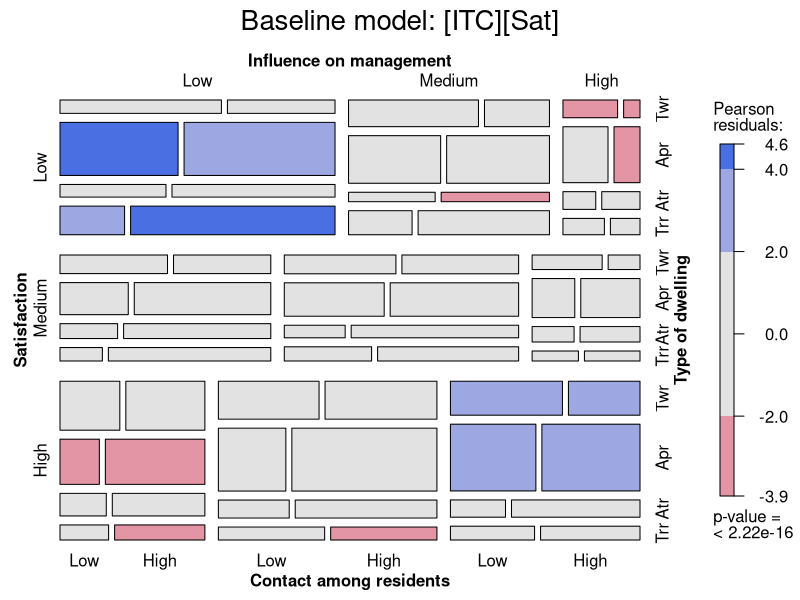
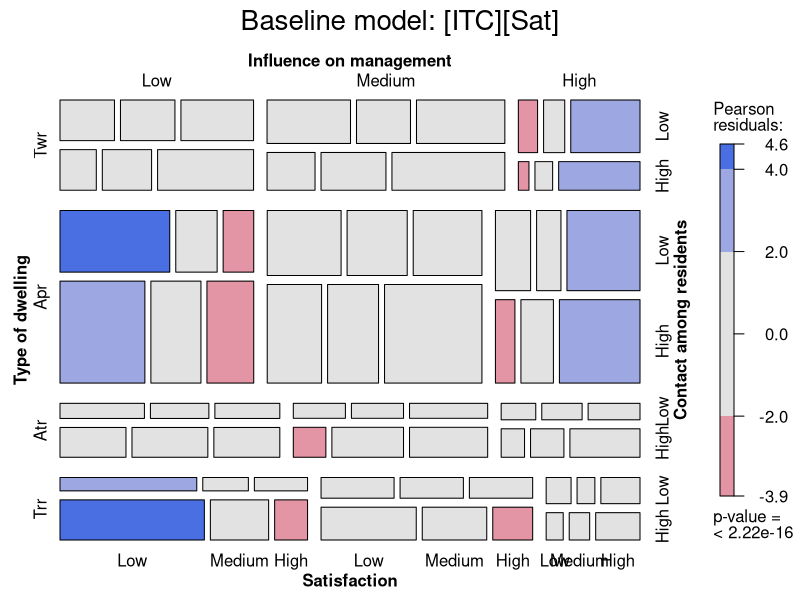
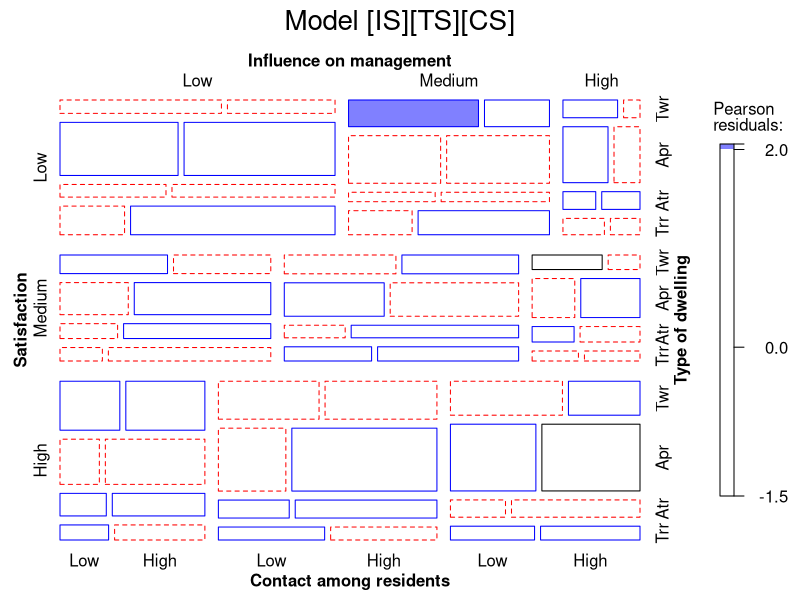
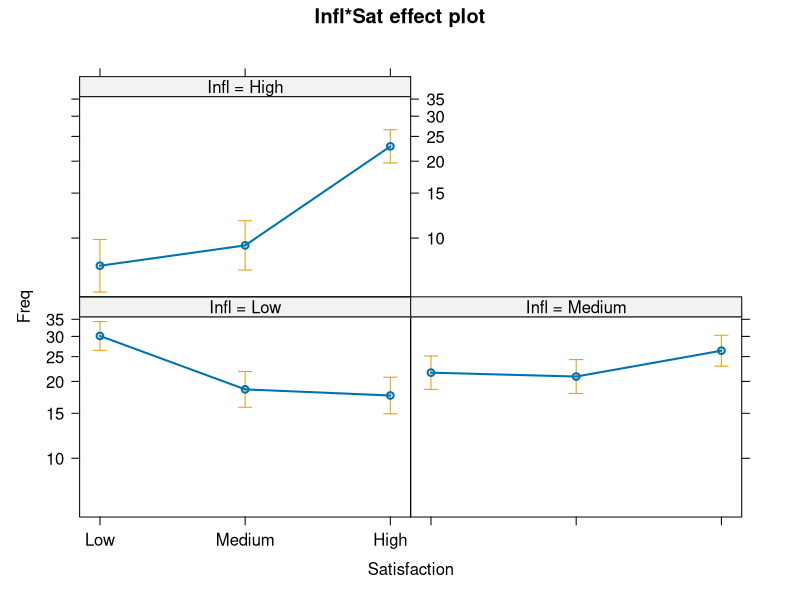
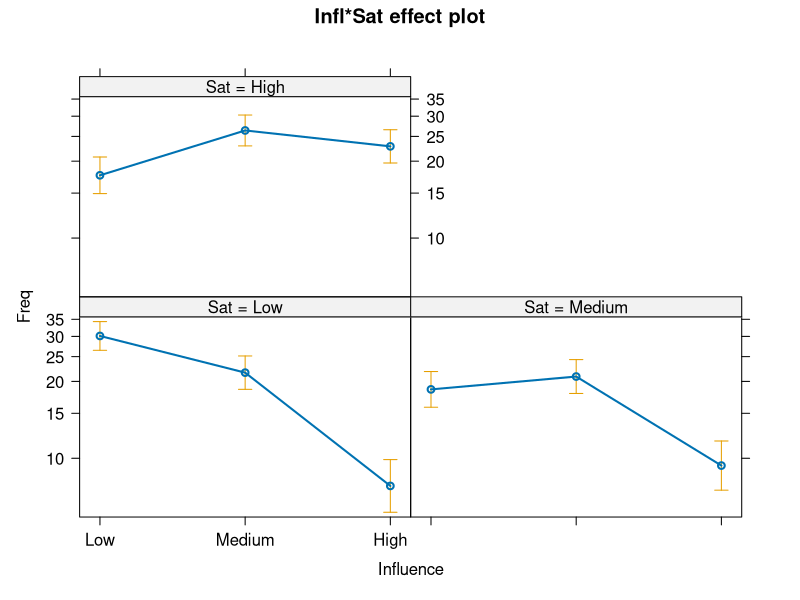
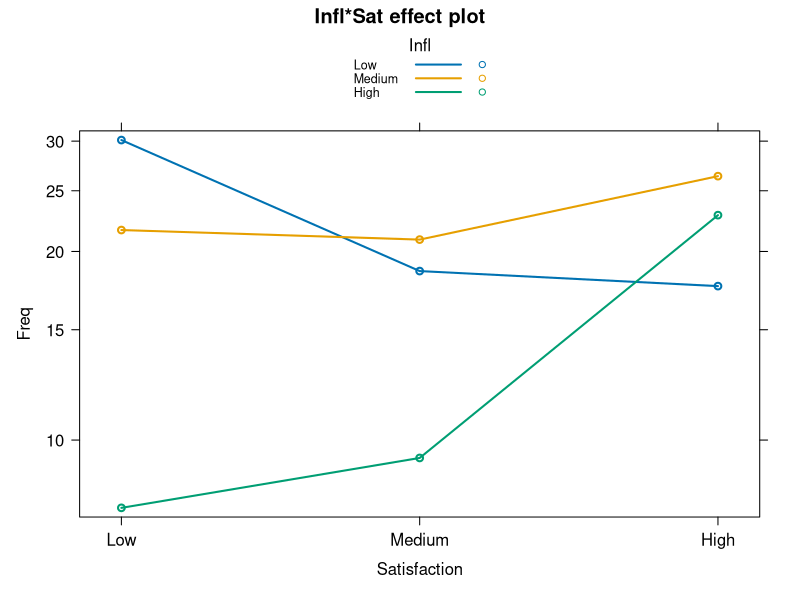
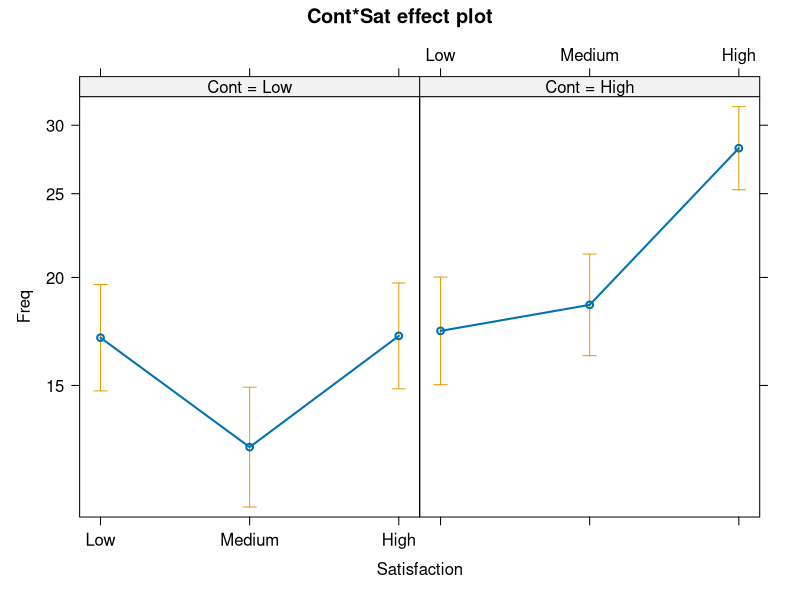
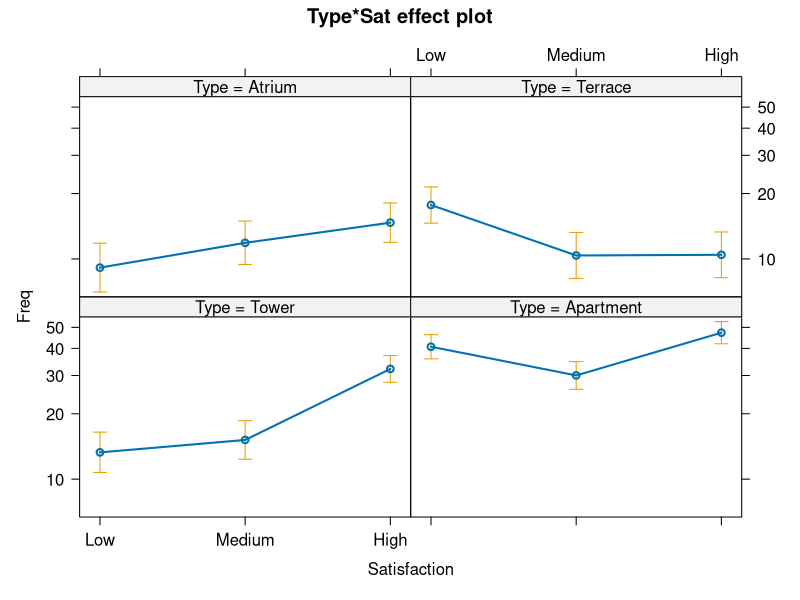

R code for these plots, in order:
## housing.R    Visualize models from example(housing, package="MASS")

# These examples fit a variety of models to the data(housing), giving a 4-way
# frequency table of 1681 individuals from the Copenhagen Housing Conditions
# Survey, classified by their Type of rental dwelling, perceived Influence on
# management of the property, and degree of Contact with other residents. The
# response variable here is Satisfaction of householders with their present
# housing circumstances.


library(vcdExtra)
library(MASS)
data(housing, package="MASS")


oldop <-options(contrasts = c("contr.treatment", "contr.poly"))

##########################
#  Poisson models for Freq, equivalent to loglinear models
##########################
# Baseline model, with Satisfaction as a response
house.glm0 <- glm(Freq ~ Infl*Type*Cont + Sat, family = poisson,
                  data = housing)
modFit(house.glm0)

# labeling_args for mosaic()
largs <- list(set_varnames = c(
  Infl="Influence on management", 
	Cont="Contact among residents", 
  Type="Type of dwelling", 
  Sat="Satisfaction"),
	abbreviate=c(Type=3))

mosaic(house.glm0, labeling_args=largs, main='Baseline model: [ITC][Sat]')

# reorder variables in the mosaic, putting Sat last
mosaic(house.glm0, ~ Type+Infl+Cont+Sat, labeling_args=largs, main='Baseline model: [ITC][Sat]')

# what terms need to be added? Consider main effects, interactions of Sat with each other
MASS::addterm(house.glm0, ~. + Sat:(Infl+Type+Cont), test = "Chisq")

# add all two way terms with Satisfaction
house.glm1 <- update(house.glm0, . ~ . + Sat*(Infl+Type+Cont))

# did it get better?
anova(house.glm0, house.glm1, test="Chisq")
# plot it
mosaic(house.glm1, labeling_args=largs, main='Model [IS][TS][CS]', gp=shading_Friendly)

# Same model, fit by iterative proportional scaling
(house.loglm <- MASS::loglm(Freq ~ Infl*Type*Cont + Sat*(Infl+Type+Cont), data = housing))

# Can we drop any terms?
MASS::dropterm(house.glm1, test = "Chisq")

# Need to add any terms?
MASS::addterm(house.glm1, ~. + Sat:(Infl+Type+Cont)^2, test  =  "Chisq")

# add an interaction
house.glm2 <- update(house.glm1,
                     . ~ . + Sat:Infl:Type)

LRstats(house.glm0, house.glm1, house.glm2)

##########################
# Effect plots, for glm1 model
##########################
library(effects)
house.eff <-allEffects(house.glm1)

# show the interactions of Infl, Cont and Type with Sat
plot(house.eff, 'Infl:Sat', x.var='Sat', xlab="Satisfaction")

plot(house.eff, 'Infl:Sat', x.var='Infl', xlab="Influence")


# same plot in one panel, no std errors shown
plot(house.eff, 'Infl:Sat', x.var='Sat', xlab="Satisfaction", multiline=TRUE)

plot(house.eff, 'Cont:Sat', x.var='Sat', xlab="Satisfaction")

plot(house.eff, 'Type:Sat', x.var='Sat', xlab="Satisfaction")


##########################
# multinomial model
##########################
library(nnet)
# multinomial model, similar in spirit to house.glm1
(house.mult<- multinom(Sat ~ Infl + Type + Cont, weights = Freq,
                       data = housing))
# Do we need a more complex model?
house.mult2 <- multinom(Sat ~ Infl*Type*Cont, weights = Freq,
                        data = housing)
anova(house.mult, house.mult2)


# effect plots for multinomial model
house.effm <- allEffects(house.mult)

plot(house.effm, 'Infl', xlab='Influence on management', style="stacked",
	main="Multinomial: Infl effect plot")

plot(house.effm, 'Cont', xlab='Contact among residents', style="stacked",
	main="Multinomial: Cont effect plot")

plot(house.effm, 'Type', xlab='Type of dwelling', style="stacked",
	main="Multinomial: Type effect plot")


##########################
# proportional odds model
##########################

(house.plr <- polr(Sat ~ Infl + Type + Cont,
                   data = housing, weights = Freq))

# Test proportional odds assumption by likelihood ratio test
# NB: multinom() objects do not have a df.residual component, so we have
#     to use the difference in edf to get df for the test
pchisq(deviance(house.plr) - deviance(house.mult), 
		df = house.mult$edf -house.plr$edf, lower.tail = FALSE)

# try more complex models
house.plr2 <- stepAIC(house.plr, ~.^2)
house.plr2$anova

house.effp <- allEffects(house.plr)

plot(house.effp, 'Infl', xlab='Influence on management', style="stacked",
	main="Proportional odds: Infl effect plot")
plot(house.effp, 'Cont', xlab='Contact among residents', style="stacked",
	main="Proportional odds: Cont effect plot")
plot(house.effp, 'Type', xlab='Type of dwelling', style="stacked",
	main="Proportional odds: Type effect plot")

options(oldop)
